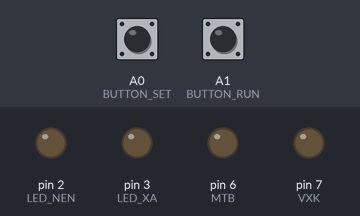
A sketch run on a simulated Arduino Uno, built with avr-gcc and run on an emulated ATmega328P. Parts: output pins drawn as LEDs (lit = HIGH). Inputs (shaded band) come from the test bench; at power-on: A1 (BUTTON_RUN) HIGH, A0 (BUTTON_SET) HIGH.

Above: at 1.2 s.
1.3 s: A1 (BUTTON_RUN) pulled LOW for 0.15 s
At 1.9 s:
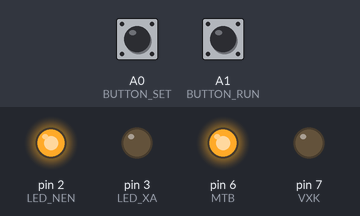
At 5.0 s:
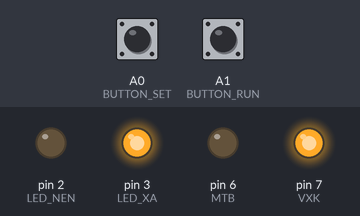
Timing chart, 0 to 10.3 s (numbered marks = the images above; inputs shaded):
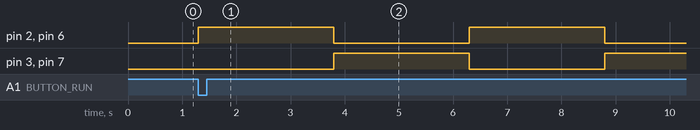

Measured:
- after the input at 1.3 s, pin 2 (LED_NEN), pin 6 (MTB): alternates HIGH for 2.5 s and LOW for 2.5 s, starting at once; pin 3 (LED_XA), pin 7 (VXK): LOW → HIGH after 2.5 s, → LOW 2.5 s later, → HIGH 2.5 s later

The sketch:

BMP180.ino
```cpp
#include <SFE_BMP180.h>
#include <Wire.h>

SFE_BMP180 pressure;
const int BUTTON_SET = A0;
const int BUTTON_RUN = A1;
const int LED_NEN = 2;
const int LED_XA = 3;
const int MTB = 6;
const int VXK = 7;
float P_max = 0.00;
float P_min = 2000.00;
unsigned long time_max;
unsigned long time_min;
unsigned long cycle_time;
void setup()
{
  //Serial.begin(9600);
  pinMode(BUTTON_SET, INPUT);
  pinMode(BUTTON_RUN, INPUT);
  pinMode(LED_NEN, OUTPUT);
  pinMode(LED_XA, OUTPUT);
  pinMode(MTB,OUTPUT);
  pinMode(VXK,OUTPUT);

//setup sensor BMP180
//  if (pressure.begin())
//    Serial.println("BMP180 init success");
//  else
//  {
//    Serial.println("BMP180 init fail\n\n");
//    while(1); // Pause forever.
//  }
}

void loop()
{
  char status;
  double T,P;
  int button_set_state = digitalRead(BUTTON_SET);
  int button_run_state = digitalRead(BUTTON_RUN);
  if(button_set_state == LOW)
  {
    status = pressure.startTemperature();
    if (status != 0)
    {
      delay(status);
      status = pressure.getTemperature(T);
      if (status != 0)
      {
        status=pressure.startPressure(3);
        if(status!=0)
           {
              delay(status);
              status = pressure.getPressure(P,T);
              if (status != 0)
              {
//                Serial.print("Pressure: ");
//                Serial.print(P,2);
//                Serial.print(" mb, ");
                  if(P > P_max)
                  {
                    P_max = P;
                    time_max = millis();
                  }
                  if(P < P_min)
                  {
                    P_min = P;
                    time_min = millis();
                  }
              }
            }
      }
    }
  }

  else
  {
    //cycle_time = time_max - time_min;
    cycle_time = 2500;
    if(button_run_state == LOW)
    {
      while(true)
      {
        digitalWrite(LED_NEN, HIGH);
        digitalWrite(MTB, HIGH);
        digitalWrite(LED_XA, LOW);
        digitalWrite(VXK, LOW);
        delay(cycle_time);
        digitalWrite(LED_NEN, LOW);
        digitalWrite(MTB, LOW);
        digitalWrite(LED_XA, HIGH);
        digitalWrite(VXK, HIGH);
        delay(cycle_time);
      }
    }
  }
}
```
